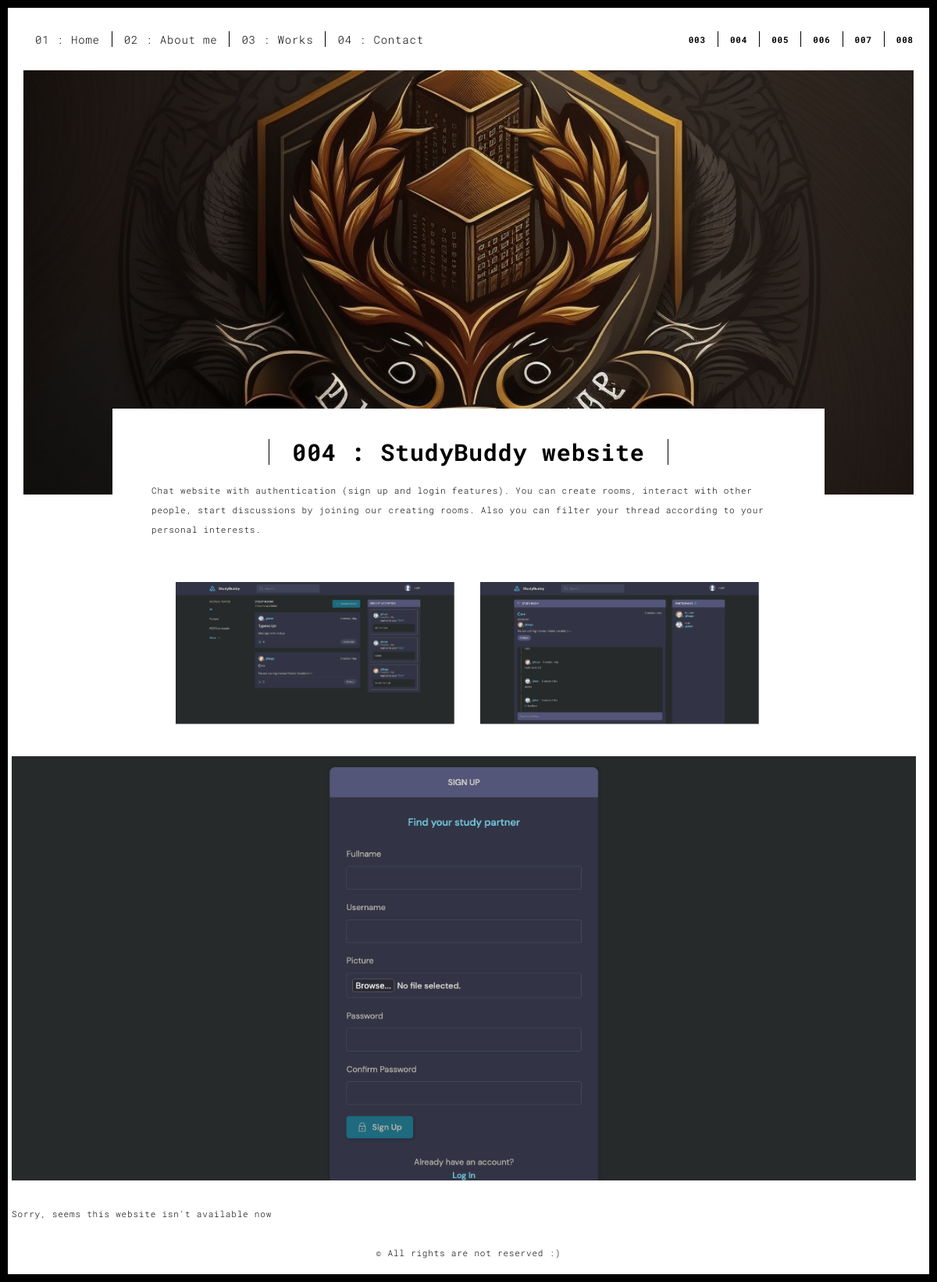
The app's page /work-detail/4 with its own data.
### main/models.py (models this page shows, shortened)
class Projects(models.Model):
    backround = models.ImageField(
        ("background"), upload_to='projects/background')
    title = models.CharField(("title"), max_length=100)
    description = models.TextField(("description"))
    quote = models.CharField(("quote"), max_length=150, blank=True)
    author = models.CharField(("author"), max_length=50, blank=True)
    picture1 = models.ImageField(("picture1"), upload_to='projects/photo')
    picture2 = models.ImageField(("picture2"), upload_to='projects/photo')
    cover = models.ImageField(("cover"), upload_to='projects/cover')
    url = models.CharField(("url"), max_length=100, blank=True)
    class Meta:
        verbose_name = ("Projects")
        verbose_name_plural = ("Projects")

### main/views.py (the view)
# urls.py: path('work-detail/<int:pk>', work_detail, name='work-detail'),
def work_detail(request, pk):
    work = Projects.objects.get(id=pk)
    context = {
        'work': work,
        'all_works': Projects.objects.all()
    }
    return render(request, 'work.html', context=context)

### templates/work.html (shortened to what this page needs)
{% extends 'base.html' %}
{% load static %}
{% block content %}
<body class="">
<div id="site-border-left"></div>
<div id="site-border-right"></div>
<div id="site-border-top"></div>
<div id="site-border-bottom"></div>
<header>
  <nav class="navbar  navbar-fixed-top navbar-default">
    <div class="container">
      <div class="collapse navbar-collapse" id="navbar-collapse">
        <ul class="nav navbar-nav ">
          <li><a href="{% url 'home' %}" title="">01 : Home</a></li>
          <li><a href="{% url 'about' %}" title="">02 : About me</a></li>
          <li><a href="{% url 'works' %}" title="">03 : Works</a></li>
          <li><a href="{% url 'contact' %}" title="">04 : Contact</a></li>
        </ul>
          <ul class="nav navbar-nav navbar-right navbar-small visible-md visible-lg">
            {% for i in all_works %}
            <li><a href="{% url 'work-detail' i.pk %}" title="" class="active">00{{i.id}}</a></li>
            {% endfor %}
          </ul>
      </div>
    </div>
  </nav>
</header>
<div class="section-container">
  <div class="container">
    <div class="row">
      <div class="col-xs-12" >
        <div style='background: url("{{work.backround.url}}"); height: 543px; background-repeat: no-repeat; background-size: cover; background-position: center;'>
        </div>
        <div class="card-container">
          <div class="text-center">
            <h1 class="h2">00{{work.id}} : {{work.title}}</h1>
          </div>
          <p>{{work.description}}</p>
        </div>
      </div>
      <div class="col-md-8 col-md-offset-2 section-container-spacer">
        <div class="row">
          <div class="col-xs-12 col-md-6">
            <img src="{{work.picture1.url}}" class="img-responsive" alt="">
          </div>
          <div class="col-xs-12 col-md-6">
            <img src="{{work.picture2.url}}" class="img-responsive" alt="">
          </div>
        </div>
      </div>
      <div class="col-xs-12" style='background: url("{{work.cover.url}}"); height:543px; background-repeat: no-repeat; background-size: cover; background-position: center; position: relative;'>
      {% if work.url %}
        <a href="{{work.url}}" class="btn btn-primary btn-lg" style='
        margin-top: 15px;
        position: absolute;
        bottom: -70px;
        left: 0;
        '>Go to the website</a>
        {% else %}
        <p style='
        margin-top: 15px;
        position: absolute;
        bottom: -70px;
        left: 0;
        '>
          Sorry, seems this website isn't available now
        </p>
        {% endif %}
      </div>
    </div>
  </div>
</div>
<footer class="footer-container text-center">
  <div class="container">
    <div class="row">
      <div class="col-xs-12">
        <p>© All rights are not reserved :)</p>
      </div>
    </div>
  </div>
</footer>
{% endblock content %}

### records on screen
Projects: id "3"
Projects: id "4", backround (picture), title "StudyBuddy website", description "Chat website with authentication (sign up and login features). You can create rooms, interact with other people, start discussions by joining our creating rooms. Also you can filter your thread according to your personal interests.", picture1 (picture), picture2 (picture), cover (picture)
Projects: id "5"
Projects: id "6"
Projects: id "7"
Projects: id "8"
